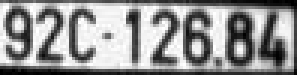
#> input picture test.jpg, 99 x 25 px (shown 3 times larger)
$ python detectChars.py --image test.jpg --folder .
#> lines starting #> are read from the running program, lines starting #| are printed output that depends on the picture; after the words box and inside, x2 and y2 are one past the last pixel; in counts of white or black regions, pixels touching at a corner belong together
### preprocess.py
import cv2
import numpy as np

GAUSSIAN_SMOOTH_FILTER_SIZE = (3, 3)
ADAPTIVE_THRESH_BLOCK_SIZE = 3
ADAPTIVE_THRESH_WEIGHT = 1


def preprocess(img_original):
    img_gray = cv2.cvtColor(img_original, cv2.COLOR_BGR2GRAY)

    # img_max_contract_gray = maxmize_contrast(img_gray)

    height, width = img_gray.shape

    # img_blurred = np.zeros((height, width, 1), np.uint8)

    img_blurred = cv2.GaussianBlur(
        img_gray, GAUSSIAN_SMOOTH_FILTER_SIZE, 0)

    img_thresh = cv2.adaptiveThreshold(img_blurred, 255.0,
                                       cv2.ADAPTIVE_THRESH_GAUSSIAN_C,
                                       cv2.THRESH_BINARY_INV,
                                       ADAPTIVE_THRESH_BLOCK_SIZE,
                                       ADAPTIVE_THRESH_WEIGHT)

    return img_gray, img_thresh


# [32 lines left out: functions maxmize_contrast, main, not called in this run]


# [2 lines that do not run on import are left out]

### possibleChars.py
import math
import cv2


class PossibleChar:

    # contour
    def __init__(self, _contour):
        self.contour = _contour

        self.rect = cv2.boundingRect(self.contour)

        [int_x, int_y, int_w, int_h] = self.rect

        self.int_rect_x = int_x
        self.int_rect_y = int_y
        self.int_rect_w = int_w
        self.int_rect_h = int_h

        self.int_rect_area = self.int_rect_w * self.int_rect_h

        self.int_center_x = (self.int_rect_x +
                             self.int_rect_x + self.int_rect_w) / 2
        self.int_center_y = (self.int_rect_y +
                             self.int_rect_y + self.int_rect_h) / 2

        self.flt_diagonal_size = math.sqrt(
            (self.int_rect_w ** 2) + (self.int_rect_h ** 2))

        self.flt_aspect_ratio = float(
            self.int_rect_w) / float(self.int_rect_h)

### detectChars.py
import cv2
import numpy as np
import os
import preprocess
import argparse

import possibleChars

find_char = False
get_accuracy = False

ap = argparse.ArgumentParser()
ap.add_argument("-i", "--image",
                help="Path to the plate image")
ap.add_argument("-f", "--folder", default=None,
                help="Path to the folder plate images")
args = vars(ap.parse_args())
if args['image'] is not None:
    find_char = True
    if not os.path.exists(args['image']):
        print("The image path doesn't exist!")
        find_char = False
if args['folder'] is not None:
    get_accuracy = True
    if not os.path.exists(args['folder']):
        print("The folder path doesn't exist!")
        get_accuracy = False
args = vars(ap.parse_args())

kNearest = cv2.ml.KNearest_create()
MIN_PIXEL_WIDTH = 2
MIN_PIXEL_HEIGHT = 8

MIN_ASPECT_RATIO = 0.25
MAX_ASPECT_RATIO = 1.0

MIN_PIXEL_AREA = 80

# constants for comparing two chars
MIN_DIAG_SIZE_MULTIPLE_AWAY = 0.3
MAX_DIAG_SIZE_MULTIPLE_AWAY = 5.0

MAX_CHANGE_IN_AREA = 0.5

MAX_CHANGE_IN_WIDTH = 0.8
MAX_CHANGE_IN_HEIGHT = 0.2

MAX_ANGLE_BETWEEN_CHARS = 12.0

# other constants
MIN_NUMBER_OF_MATCHING_CHARS = 3

RESIZED_CHAR_IMAGE_WIDTH = 20
RESIZED_CHAR_IMAGE_HEIGHT = 30

MIN_CONTOUR_AREA = 15


def load_and_train_KNN():
    try:
        # read in training classifications
        classifications = np.loadtxt("classifications.txt", np.float32)
    # if file could not be opened
    except Exception:
        print("error, unable to open classifications.txt, exiting program\n")
        os.system("pause")
        # and return False
        return False

    try:
        # read in training images
        flattened_images = np.loadtxt("flattened_images.txt", np.float32)
    # if file could not be opened
    except Exception:
        print("error, unable to open flattened_images.txt, exiting program\n")
        os.system("pause")
        return False

    # reshape numpy array to 1d, necessary to pass to call to train
    classifications = classifications.reshape(
        (classifications.size, 1))

    # set default K to 1
    kNearest.setDefaultK(1)

    kNearest.train(flattened_images, cv2.ml.ROW_SAMPLE,
                   classifications)           # train KNN object

    # if we got here training was successful so return true
    return True
# end function


def find_chars(img_thresh):
    list_of_chars = []
    img_thresh_copy = img_thresh.copy()
    contours, _ = cv2.findContours(
        img_thresh_copy, cv2.RETR_EXTERNAL,
        cv2.CHAIN_APPROX_SIMPLE)
    for contour in contours:
        possibleChar = possibleChars.PossibleChar(contour)
        if check_if_char(possibleChar):
            list_of_chars.append(possibleChar)
    return list_of_chars


def check_if_char(possibleChar):
    if (possibleChar.int_rect_area > MIN_PIXEL_AREA
        and possibleChar.int_rect_w > MIN_PIXEL_WIDTH
        and possibleChar.int_rect_h > MIN_PIXEL_HEIGHT
        and MIN_ASPECT_RATIO < possibleChar.flt_aspect_ratio
            and possibleChar.flt_aspect_ratio < MAX_ASPECT_RATIO):
        return True
    else:
        return False


def recognize_char(img_thresh, list_of_chars):
    str_chars = ""
    height, width = img_thresh.shape

    img_thresh_color = np.zeros((height, width, 3), np.uint8)

    list_of_chars.sort(
        key=lambda matching_char: matching_char.int_center_x)

    cv2.cvtColor(img_thresh, cv2.COLOR_GRAY2BGR, img_thresh_color)

    for current_char in list_of_chars:
        pt1 = (current_char.int_rect_x, current_char.int_rect_y)
        pt2 = ((current_char.int_rect_x + current_char.int_rect_w),
               (current_char.int_rect_y + current_char.int_rect_h))

        cv2.rectangle(img_thresh_color, pt1, pt2, (0.0, 255.0, 0.0),
                      2)           # draw green box around the char

        # crop char out of threshold image
        imgROI = img_thresh[current_char.int_rect_y: current_char.int_rect_y
                            + current_char.int_rect_h,
                            current_char.int_rect_x: current_char.int_rect_x
                            + current_char.int_rect_w]

        # resize image, this is necessary for char recognition
        imgROIResized = cv2.resize(
            imgROI, (RESIZED_CHAR_IMAGE_WIDTH, RESIZED_CHAR_IMAGE_HEIGHT))

        # flatten image into 1d numpy array
        npaROIResized = imgROIResized.reshape(
            (1, RESIZED_CHAR_IMAGE_WIDTH * RESIZED_CHAR_IMAGE_HEIGHT))

        # convert from 1d numpy array of ints to 1d numpy array of floats
        npaROIResized = np.float32(npaROIResized)

        retval, npaResults, neigh_resp, dists = kNearest.findNearest(
            npaROIResized, k=1)

        # get character from results
        str_current_char = str(chr(int(npaResults[0][0])))

        # append current char to full string
        str_chars = str_chars + str_current_char

    # end for
    return str_chars


def main():
    load_and_train_KNN()
    if find_char:
        img = cv2.imread(args['image'])
#> img is the input picture: shape (25, 99, 3); min 0, max 255, mean 147.7
        img_gray, img_thresh = preprocess.preprocess(img)
#> in preprocess, `img_blurred = cv2.GaussianBlur( img_gray, GAUSSIAN_SMOOTH_FILTER_SIZE,..`:
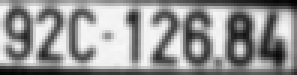
#> img_blurred: shape (25, 99) (shown 3 times larger); min 3, max 247, mean 149.4
#> in preprocess, `img_thresh = cv2.adaptiveThreshold(img_blurred, 255.0, cv2.ADAPTIVE_TH..`:
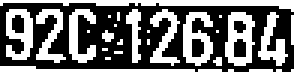
#> img_thresh: shape (25, 99) (shown 3 times larger); 46% white; 23 white regions (14 under 20 px)
        list_of_chars = find_chars(img_thresh)
#> in find_chars, `contours, _ = cv2.findContours( img_thresh_copy, cv2.RETR_EXTERNAL, cv..`: contours = 23 contours, 14 with area under 20; largest, box (x1, y1, x2, y2) and area: (0, 0, 99, 25) 180, (75, 4, 85, 22) 122, (61, 4, 71, 22) 101, (2, 3, 11, 20) 92, (23, 3, 32, 21) 56
#> the loop in find_chars, `for contour in contours:` made 23 passes
#> (int_x in PossibleChar, int_y in PossibleChar, int_w in PossibleChar, int_h in PossibleChar) on passes 14, 15, 16, 18, 19, 20, 21, 22, 23: (86, 4, 10, 18), (75, 4, 10, 18), (61, 4, 10, 18), (50, 3, 10, 19), (42, 3, 5, 18), (23, 3, 9, 18), (12, 3, 10, 18), (2, 3, 9, 17), (0, 0, 99, 25)
#> after the loop in find_chars, `for contour in contours:`: list_of_chars = 8 items
#> list_of_chars = 8 items
        str_plate = recognize_char(img_thresh, list_of_chars)
#> the loop in recognize_char, `for current_char in list_of_chars:` made 8 passes
#> (pt1, pt2, retval, npaResults, neigh_resp, dists, str_current_char, str_chars) on passes 1 to 8: ((2, 3), (11, 20), 57, [57], [57], [5135603], '9', '9'), ((12, 3), (22, 21), 50, [50], [50], [5404059], '2', '92'), ((23, 3), (32, 21), 54, [54], [54], [7114551], '6', '926'), ((42, 3), (47, 21), 49, [49], [49], [10515777], '1', '9261'), ((50, 3), (60, 22), 50, [50], [50], [4984904], '2', '92612'), ((61, 4), (71, 22), 54, [54], [54], [4382774], '6', '926126'), ((75, 4), (85, 22), 56, [56], [56], [4646852], '8', '9261268'), ((86, 4), (96, 22), 52, [52], [52], [9595462], '4', '92612684')
#> pass 1, in recognize_char, `imgROIResized = cv2.resize( imgROI, (RESIZED_CHAR_IMAGE_WIDTH, RESIZED..`:
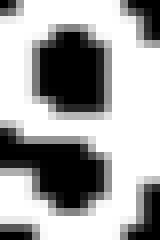
#> imgROIResized: shape (30, 20) (shown 8 times larger); min 0, max 255, mean 163.6
#> pass 2, in recognize_char, `imgROIResized = cv2.resize( imgROI, (RESIZED_CHAR_IMAGE_WIDTH, RESIZED..`:
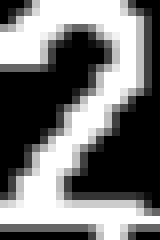
#> imgROIResized: shape (30, 20) (shown 8 times larger); min 0, max 255, mean 116.9
#> pass 3, in recognize_char, `imgROIResized = cv2.resize( imgROI, (RESIZED_CHAR_IMAGE_WIDTH, RESIZED..`:
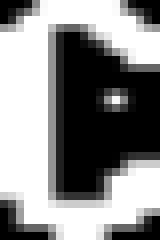
#> imgROIResized: shape (30, 20) (shown 8 times larger); min 0, max 255, mean 138
#> after the loop in recognize_char, `for current_char in list_of_chars:`:
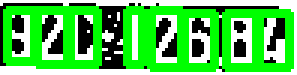
#> img_thresh_color: shape (25, 99, 3) (shown 3 times larger); mean B, G, R 82.9, 198.1, 82.9
#> str_plate = '92612684'
        print(str_plate)
#| 92612684
    elif get_accuracy:
        count_chars = 0
        count_true = 0
        for image in os.listdir(args['folder']):
            label = image[9:17]
            pathImage = args['folder'] + "/" + image
            img = cv2.imread(pathImage)
            img_gray, img_thresh = preprocess.preprocess(img)
            list_of_chars = find_chars(img_thresh)
            str_plate = recognize_char(img_thresh, list_of_chars)
            if len(str_plate) < len(label):
                for i in range(0, len(label) - len(str_plate)):
                    str_plate = str_plate + '0'
            for i in range(0, len(label)):
                count_chars += 1
                if label[i] == str_plate[i]:
                    count_true += 1
        print("Total chars: " + str(count_chars) + "\n")
        print("True chars: " + str(count_true) + "\n")
        print("Accuracy: " + str(float(count_true/count_chars)) + "\n")
    else:
        print("Nothing to do, pass args to do some thing!")
    return


if __name__ == '__main__':
    main()
